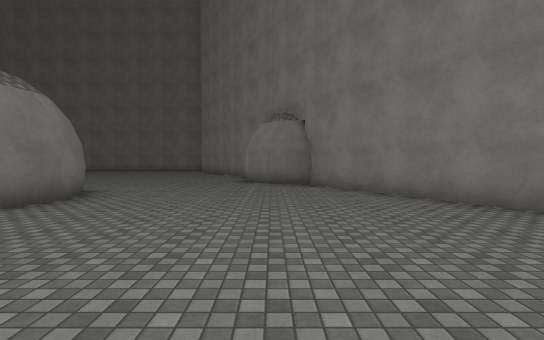
[1] (above)

23 first-person views from a walk through a scene from a Unity 3-D project. The camera is 1.5 m above the floor, tilts 2° down and sees 85° across. The floor is counted in squares, 2 m on a side. Each view is taken from the middle of a square. On the plan, view 1 faces up. The plan holds only what a view shows up to about 10 squares ahead; the rest is blank. The place goes on beyond the plan. The player character is not drawn. Door leaves are left out, so doorways stand open. Surface patterns are stand-ins for the level's own textures.

[2]
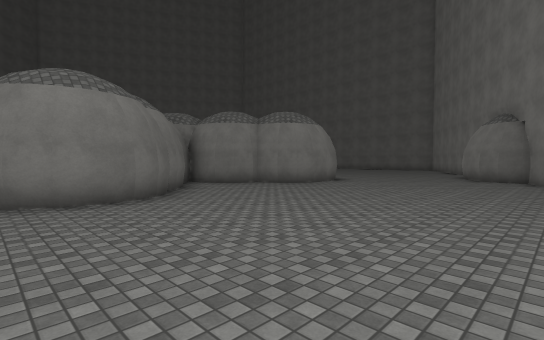

[3]
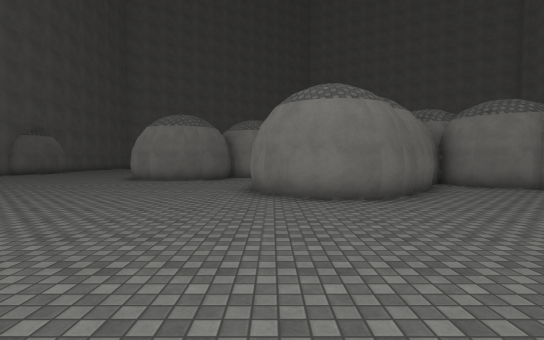

[4]
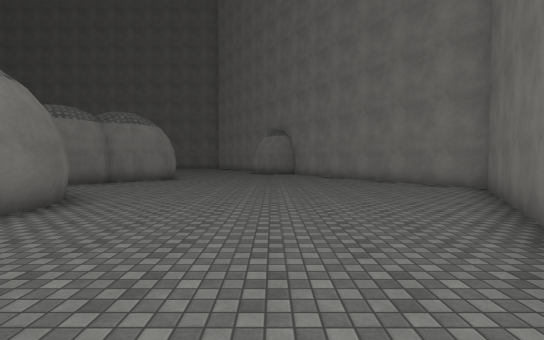

[5]
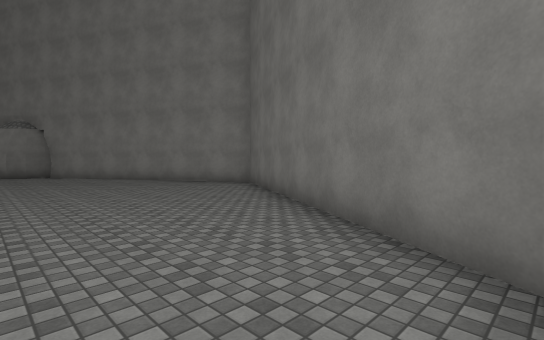

[6]
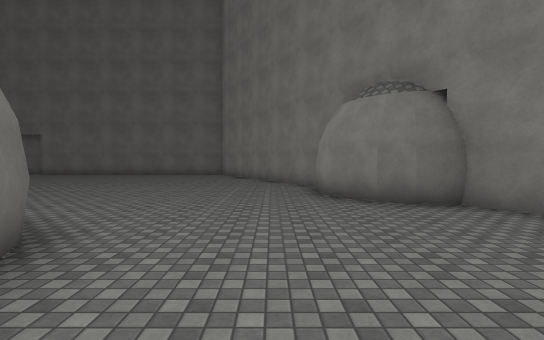

[7]
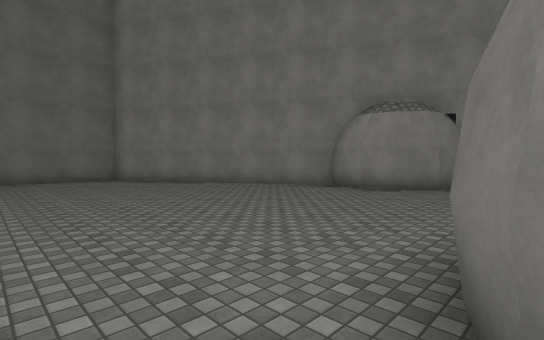

[8]
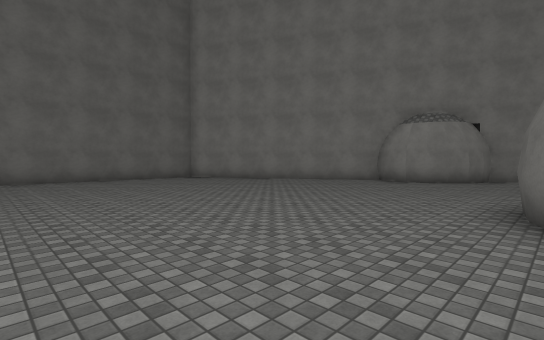

[9]
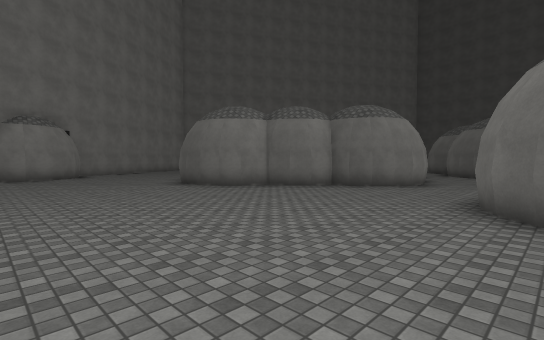

[10]
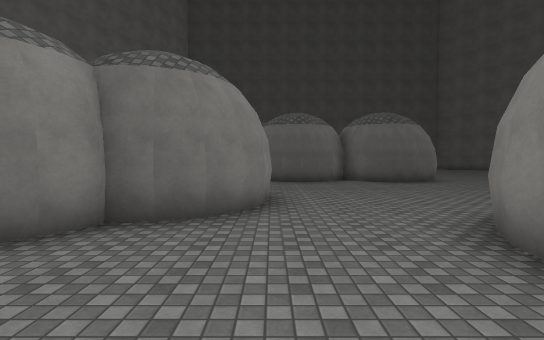

[11]
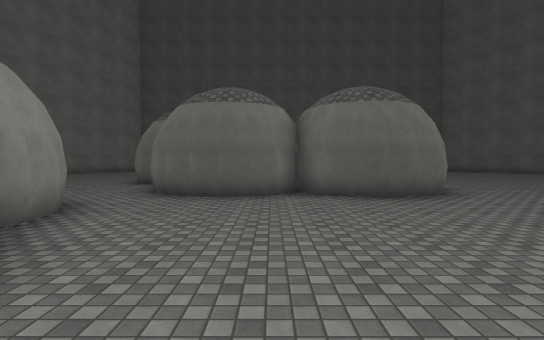

[12]
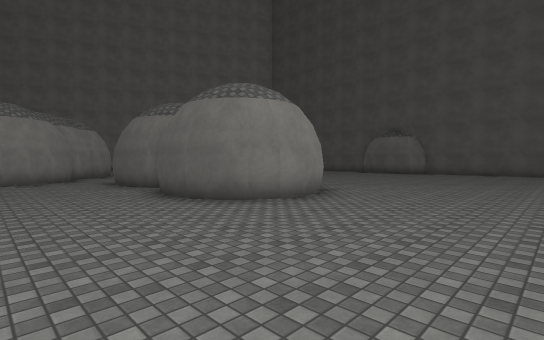

[13]
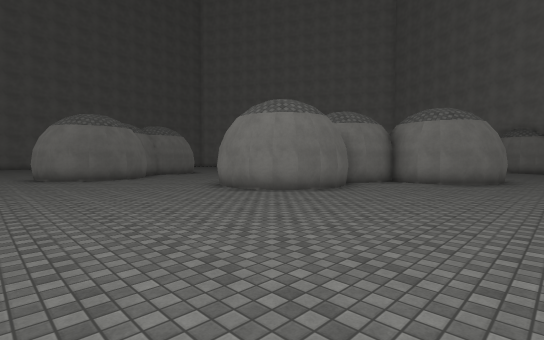

[14]
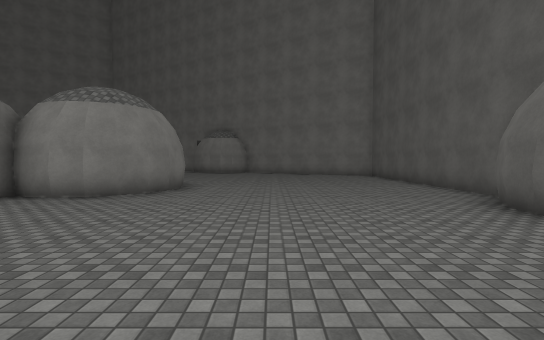

[15]
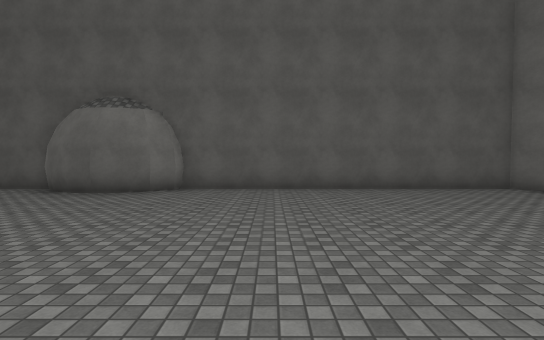

[16]
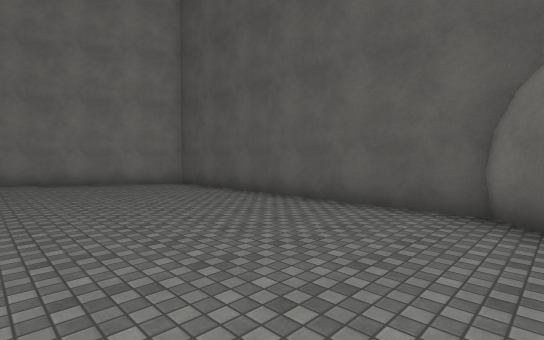

[17]
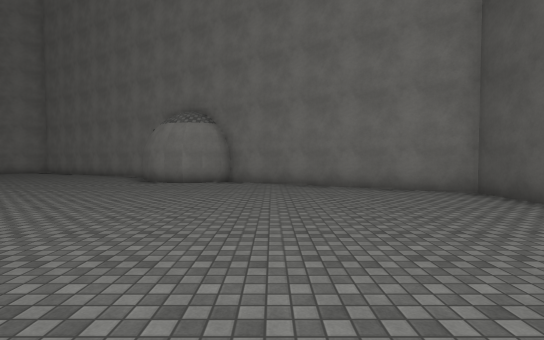

[18]
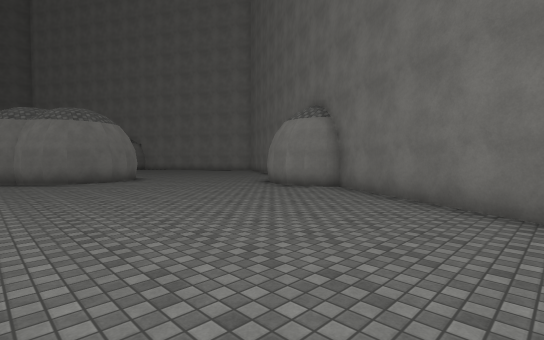

[19]
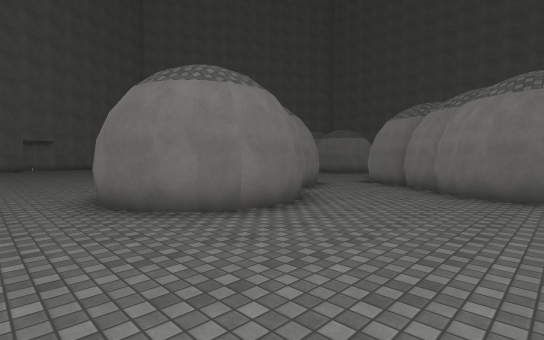

[20]
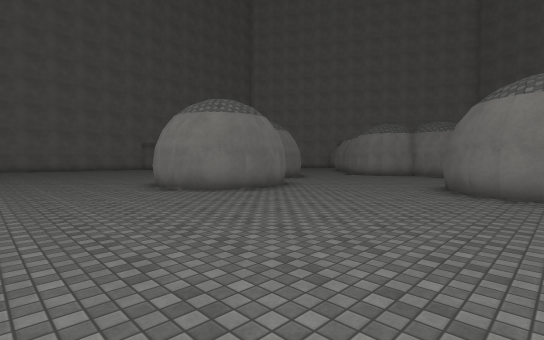

[21]
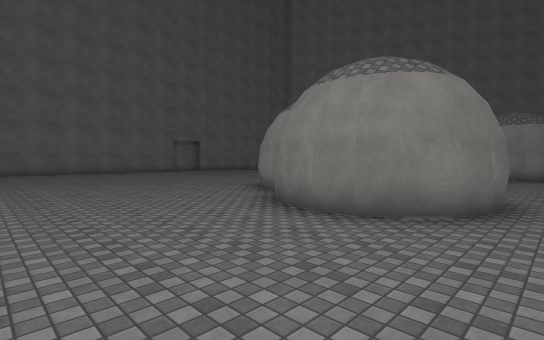

[22]
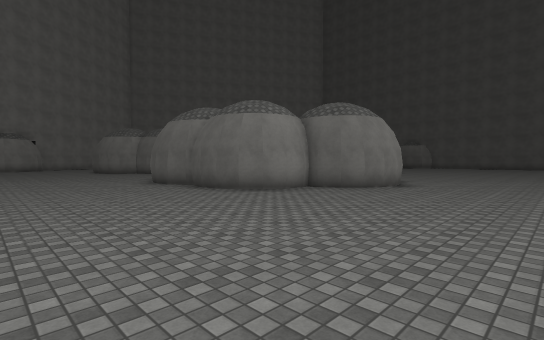

[23]
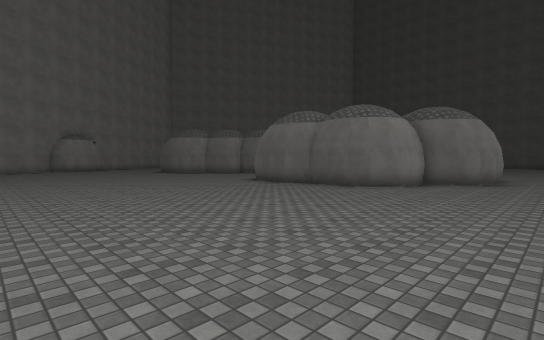

### Floor plan
Key: @ floor where view 1 was taken; # wall or solid block; . floor.
Columns run from 24 left of view 1 to 5 right of it. Each row starts with its distance up from view 1.
 19               ######
 18               ......
 17              ........
 16              ........##
 15   ....................#
 14  .....................##
 13  ......................##
 12 ........................#
 11 .......................##
 10 .......................##
  9 ........................###
  8 .........##...............#
  7 ......######.....###.......#
  6 .....##    #....## ##......##
  5 ....##     #...##  ##.......#
  4 ....#     ....##  ##........##
  3 ....#    ....##  ##..........#
  2 ....###......##  #...........#
  1 ..............#  ##..........#
  0 ..............##  ###...@....#
 -1 ...............##   #.......##
 -2 ........######..##  #.......#
 -3 .......## #####..####......##
 -4 .......## ##  #............#
 -5   ......##### ##..........##
 -6   ..........#  #.........##
 -7   ..........## #.......#
 -8   ...........###.......#
 -9   .....................#
-10   .....................#
-11    ....................#
-12   ....................#
-13  ....................##
-14 .....................#
-15 .........###........##
-16 ########## ##########

Positions as (right, up) in squares from view 1, and headings:
1: (0, 0), facing up
2: (2, -3), facing up-left
3: (2, -3), facing left
4: (0, -6), facing up
5: (-1, -6), facing up-right
6: (-2, 4), facing up
7: (-8, 7), facing up-right
8: (-11, 7), facing up-right
9: (-14, 12), facing down-right
10: (-11, 8), facing down
11: (-13, 4), facing down
12: (-21, 1), facing down-right
13: (-22, -10), facing up-right
14: (-18, -11), facing right
15: (-18, -8), facing down
16: (-13, -11), facing down-right
17: (-11, -11), facing right
18: (-8, -14), facing up-right
19: (-5, -10), facing up-left
20: (-24, -4), facing up-right
21: (-24, 1), facing up-right
22: (-24, 12), facing down-right
23: (-22, 15), facing down-right
